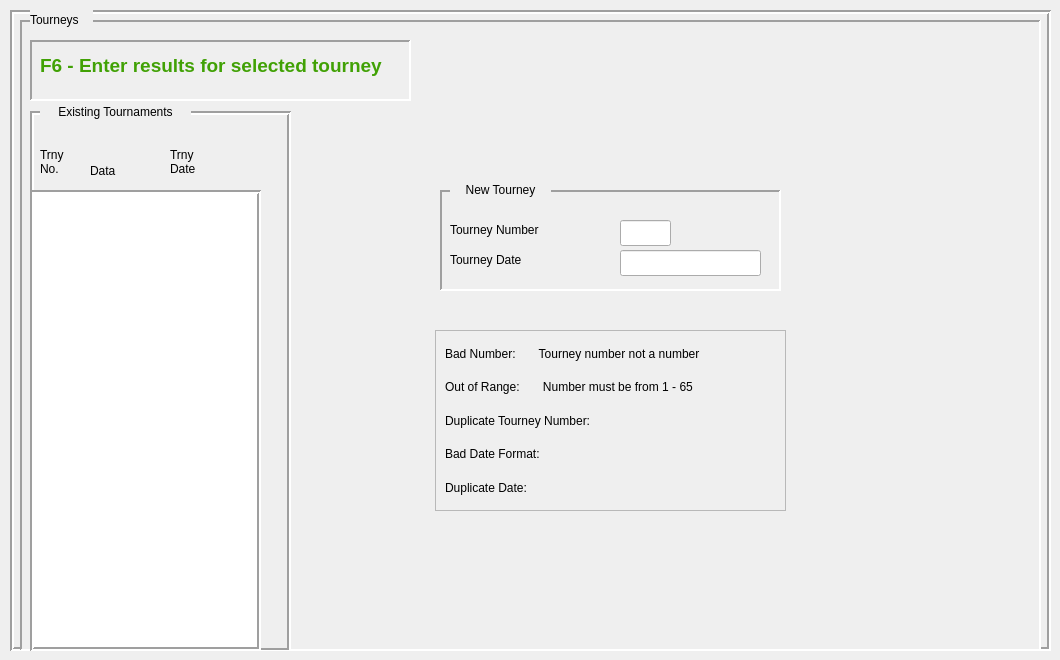
    <widget class="QWidget" name="tourneysTab">
     <property name="autoFillBackground">
      <bool>true</bool>
     </property>
     <attribute name="title">
      <string>Tourneys</string>
     </attribute>
     <widget class="QFrame" name="tourneysTabPanel">
      <property name="geometry">
       <rect>
        <x>10</x>
        <y>10</y>
        <width>1041</width>
        <height>641</height>
       </rect>
      </property>
      <property name="focusPolicy">
       <enum>Qt::FocusPolicy::StrongFocus</enum>
      </property>
      <property name="autoFillBackground">
       <bool>true</bool>
      </property>
      <property name="frameShape">
       <enum>QFrame::Shape::Box</enum>
      </property>
      <property name="frameShadow">
       <enum>QFrame::Shadow::Sunken</enum>
      </property>
      <property name="lineWidth">
       <number>2</number>
      </property>
      <widget class="QFrame" name="TourneysFrame">
       <property name="geometry">
        <rect>
         <x>10</x>
         <y>10</y>
         <width>1021</width>
         <height>631</height>
        </rect>
       </property>
       <property name="focusPolicy">
        <enum>Qt::FocusPolicy::StrongFocus</enum>
       </property>
       <property name="autoFillBackground">
        <bool>true</bool>
       </property>
       <property name="frameShape">
        <enum>QFrame::Shape::Panel</enum>
       </property>
       <property name="frameShadow">
        <enum>QFrame::Shadow::Sunken</enum>
       </property>
       <property name="lineWidth">
        <number>2</number>
       </property>
       <widget class="QFrame" name="F6TourneyFrame">
        <property name="geometry">
         <rect>
          <x>10</x>
          <y>20</y>
          <width>381</width>
          <height>61</height>
         </rect>
        </property>
        <property name="autoFillBackground">
         <bool>true</bool>
        </property>
        <property name="frameShape">
         <enum>QFrame::Shape::Panel</enum>
        </property>
        <property name="frameShadow">
         <enum>QFrame::Shadow::Sunken</enum>
        </property>
        <property name="lineWidth">
         <number>2</number>
        </property>
        <widget class="QLabel" name="tourneyF6EnterResultsLabel">
         <property name="geometry">
          <rect>
           <x>10</x>
           <y>10</y>
           <width>351</width>
           <height>31</height>
          </rect>
         </property>
         <property name="font">
          <font>
           <pointsize>14</pointsize>
           <bold>true</bold>
          </font>
         </property>
         <property name="styleSheet">
          <string notr="true">
color: rgb(65, 161, 5);</string>
         </property>
         <property name="lineWidth">
          <number>-5</number>
         </property>
         <property name="text">
          <string>F6 - Enter results for selected tourney</string>
         </property>
        </widget>
       </widget>
       <widget class="QFrame" name="ExistingTourneysPanel">
        <property name="geometry">
         <rect>
          <x>10</x>
          <y>91</y>
          <width>261</width>
          <height>541</height>
         </rect>
        </property>
        <property name="focusPolicy">
         <enum>Qt::FocusPolicy::StrongFocus</enum>
        </property>
        <property name="autoFillBackground">
         <bool>true</bool>
        </property>
        <property name="frameShape">
         <enum>QFrame::Shape::Box</enum>
        </property>
        <property name="frameShadow">
         <enum>QFrame::Shadow::Sunken</enum>
        </property>
        <property name="lineWidth">
         <number>2</number>
        </property>
        <widget class="QLabel" name="trnyNoHdr">
         <property name="geometry">
          <rect>
           <x>10</x>
           <y>30</y>
           <width>41</width>
           <height>41</height>
          </rect>
         </property>
         <property name="text">
          <string>Trny No.</string>
         </property>
         <property name="wordWrap">
          <bool>true</bool>
         </property>
        </widget>
        <widget class="QLabel" name="trnyDataHdr">
         <property name="geometry">
          <rect>
           <x>60</x>
           <y>50</y>
           <width>41</width>
           <height>20</height>
          </rect>
         </property>
         <property name="text">
          <string>Data</string>
         </property>
        </widget>
        <widget class="QLabel" name="trnyDateHdr">
         <property name="geometry">
          <rect>
           <x>140</x>
           <y>30</y>
           <width>41</width>
           <height>41</height>
          </rect>
         </property>
         <property name="text">
          <string>Trny Date</string>
         </property>
         <property name="wordWrap">
          <bool>true</bool>
         </property>
        </widget>
       </widget>
       <widget class="QLabel" name="label_4">
        <property name="geometry">
         <rect>
          <x>20</x>
          <y>82</y>
          <width>151</width>
          <height>20</height>
         </rect>
        </property>
        <property name="autoFillBackground">
         <bool>true</bool>
        </property>
        <property name="text">
         <string>Existing Tournaments</string>
        </property>
        <property name="alignment">
         <set>Qt::AlignmentFlag::AlignCenter</set>
        </property>
       </widget>
       <widget class="QListWidget" name="lw_listOfTourneys">
        <property name="geometry">
         <rect>
          <x>10</x>
          <y>170</y>
          <width>231</width>
          <height>461</height>
         </rect>
        </property>
        <property name="frameShape">
         <enum>QFrame::Shape::Box</enum>
        </property>
        <property name="lineWidth">
         <number>2</number>
        </property>
       </widget>
       <widget class="QFrame" name="NewTourneyPanel">
        <property name="geometry">
         <rect>
          <x>420</x>
          <y>170</y>
          <width>341</width>
          <height>101</height>
         </rect>
        </property>
        <property name="autoFillBackground">
         <bool>true</bool>
        </property>
        <property name="frameShape">
         <enum>QFrame::Shape::Panel</enum>
        </property>
        <property name="frameShadow">
         <enum>QFrame::Shadow::Sunken</enum>
        </property>
        <property name="lineWidth">
         <number>2</number>
        </property>
        <widget class="QLabel" name="lb_tourneyNumberLabel">
         <property name="geometry">
          <rect>
           <x>10</x>
           <y>30</y>
           <width>161</width>
           <height>20</height>
          </rect>
         </property>
         <property name="text">
          <string>Tourney Number</string>
         </property>
        </widget>
        <widget class="QLabel" name="lb_tourneyDateLabel">
         <property name="geometry">
          <rect>
           <x>10</x>
           <y>60</y>
           <width>151</width>
           <height>20</height>
          </rect>
         </property>
         <property name="text">
          <string>Tourney Date</string>
         </property>
        </widget>
        <widget class="QLineEdit" name="le_tourneyNumberEntry">
         <property name="geometry">
          <rect>
           <x>180</x>
           <y>30</y>
           <width>51</width>
           <height>26</height>
          </rect>
         </property>
        </widget>
        <widget class="QLineEdit" name="le_tourneyDateEntry">
         <property name="geometry">
          <rect>
           <x>180</x>
           <y>60</y>
           <width>141</width>
           <height>26</height>
          </rect>
         </property>
        </widget>
       </widget>
       <widget class="QLabel" name="newTourneyFrameLabel">
        <property name="geometry">
         <rect>
          <x>430</x>
          <y>160</y>
          <width>101</width>
          <height>20</height>
         </rect>
        </property>
        <property name="autoFillBackground">
         <bool>true</bool>
        </property>
        <property name="text">
         <string>New Tourney</string>
        </property>
        <property name="alignment">
         <set>Qt::AlignmentFlag::AlignCenter</set>
        </property>
       </widget>
       <widget class="QFrame" name="frame">
        <property name="geometry">
         <rect>
          <x>415</x>
          <y>310</y>
          <width>351</width>
          <height>181</height>
         </rect>
        </property>
        <property name="frameShape">
         <enum>QFrame::Shape::StyledPanel</enum>
        </property>
        <property name="frameShadow">
         <enum>QFrame::Shadow::Raised</enum>
        </property>
        <layout class="QVBoxLayout" name="verticalLayout_3">
         <item>
          <widget class="QLabel" name="lb_badNumber">
           <property name="text">
            <string>Bad Number:       Tourney number not a number</string>
           </property>
          </widget>
         </item>
         <item>
          <widget class="QLabel" name="lb_tourneyOutofRange">
           <property name="text">
            <string>Out of Range:       Number must be from 1 - 65</string>
           </property>
          </widget>
         </item>
         <item>
          <widget class="QLabel" name="lb_duplicateTourneyNumber">
           <property name="text">
            <string>Duplicate Tourney Number:       </string>
           </property>
          </widget>
         </item>
         <item>
          <widget class="QLabel" name="lb_badDateFormat">
           <property name="text">
            <string>Bad Date Format:  </string>
           </property>
          </widget>
         </item>
         <item>
          <widget class="QLabel" name="lb_duplicateTourneyDate">
           <property name="text">
            <string>Duplicate Date:</string>
           </property>
          </widget>
         </item>
        </layout>
       </widget>
       <zorder>F6TourneyFrame</zorder>
       <zorder>ExistingTourneysPanel</zorder>
       <zorder>label_4</zorder>
       <zorder>NewTourneyPanel</zorder>
       <zorder>lw_listOfTourneys</zorder>
       <zorder>newTourneyFrameLabel</zorder>
       <zorder>frame</zorder>
      </widget>
      <widget class="QLabel" name="label_2">
       <property name="geometry">
        <rect>
         <x>20</x>
         <y>0</y>
         <width>63</width>
         <height>20</height>
        </rect>
       </property>
       <property name="autoFillBackground">
        <bool>true</bool>
       </property>
       <property name="text">
        <string>Tourneys</string>
       </property>
      </widget>
     </widget>
    </widget>
